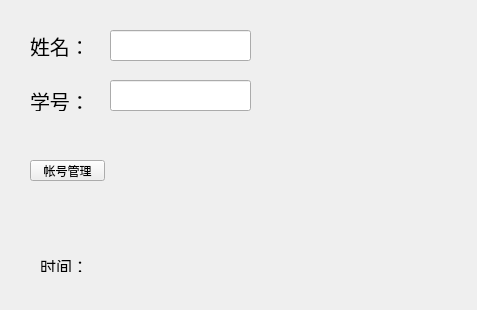
<?xml version="1.0" encoding="UTF-8"?>
<ui version="4.0">
 <class>MainWindow</class>
 <widget class="QMainWindow" name="MainWindow">
  <property name="geometry">
   <rect>
    <x>0</x>
    <y>0</y>
    <width>477</width>
    <height>310</height>
   </rect>
  </property>
  <property name="windowTitle">
   <string>MainWindow</string>
  </property>
  <widget class="QWidget" name="centralWidget">
   <widget class="QPushButton" name="adButton">
    <property name="geometry">
     <rect>
      <x>30</x>
      <y>160</y>
      <width>75</width>
      <height>21</height>
     </rect>
    </property>
    <property name="text">
     <string>帐号管理</string>
    </property>
   </widget>
   <widget class="QLabel" name="nameLabel">
    <property name="geometry">
     <rect>
      <x>30</x>
      <y>30</y>
      <width>51</width>
      <height>31</height>
     </rect>
    </property>
    <property name="font">
     <font>
      <pointsize>15</pointsize>
     </font>
    </property>
    <property name="text">
     <string>姓名：</string>
    </property>
   </widget>
   <widget class="QLineEdit" name="numLineEdit">
    <property name="geometry">
     <rect>
      <x>110</x>
      <y>80</y>
      <width>141</width>
      <height>31</height>
     </rect>
    </property>
   </widget>
   <widget class="QLineEdit" name="nameLineEdit">
    <property name="geometry">
     <rect>
      <x>110</x>
      <y>30</y>
      <width>141</width>
      <height>31</height>
     </rect>
    </property>
   </widget>
   <widget class="QLabel" name="stuLabel">
    <property name="geometry">
     <rect>
      <x>30</x>
      <y>90</y>
      <width>81</width>
      <height>21</height>
     </rect>
    </property>
    <property name="font">
     <font>
      <pointsize>15</pointsize>
     </font>
    </property>
    <property name="text">
     <string>学号：</string>
    </property>
   </widget>
   <widget class="QLabel" name="timeLabel">
    <property name="geometry">
     <rect>
      <x>40</x>
      <y>260</y>
      <width>54</width>
      <height>12</height>
     </rect>
    </property>
    <property name="font">
     <font>
      <family>Adobe 仿宋 Std R</family>
      <pointsize>12</pointsize>
     </font>
    </property>
    <property name="text">
     <string>时间：</string>
    </property>
   </widget>
   <widget class="QLabel" name="curTimeLabel">
    <property name="geometry">
     <rect>
      <x>90</x>
      <y>260</y>
      <width>261</width>
      <height>16</height>
     </rect>
    </property>
    <property name="font">
     <font>
      <family>Adobe 楷体 Std R</family>
      <pointsize>12</pointsize>
     </font>
    </property>
    <property name="text">
     <string/>
    </property>
   </widget>
   <widget class="QLabel" name="label">
    <property name="enabled">
     <bool>false</bool>
    </property>
    <property name="geometry">
     <rect>
      <x>280</x>
      <y>20</y>
      <width>141</width>
      <height>121</height>
     </rect>
    </property>
    <property name="autoFillBackground">
     <bool>false</bool>
    </property>
    <property name="styleSheet">
     <string notr="true">image: url(:/image/039.jpg);</string>
    </property>
    <property name="text">
     <string/>
    </property>
   </widget>
  </widget>
 </widget>
 <layoutdefault spacing="6" margin="11"/>
 <tabstops>
  <tabstop>nameLineEdit</tabstop>
  <tabstop>numLineEdit</tabstop>
  <tabstop>adButton</tabstop>
 </tabstops>
 <resources/>
 <connections/>
</ui>
